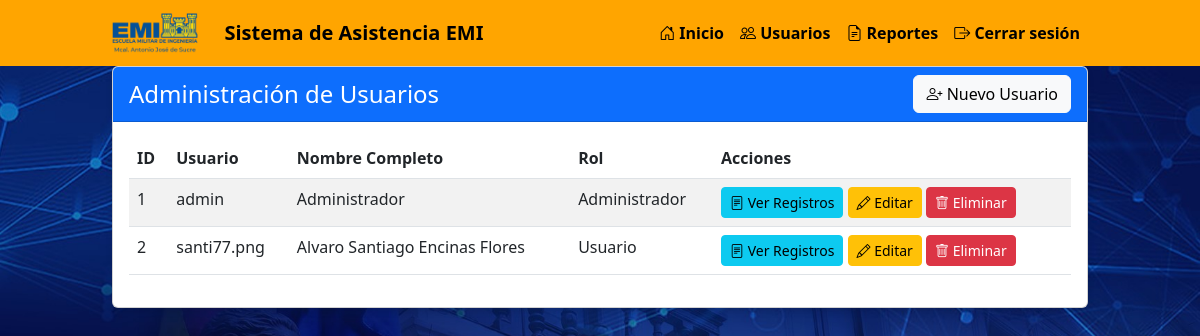
Page /admin (signed in) on the earlier database version.
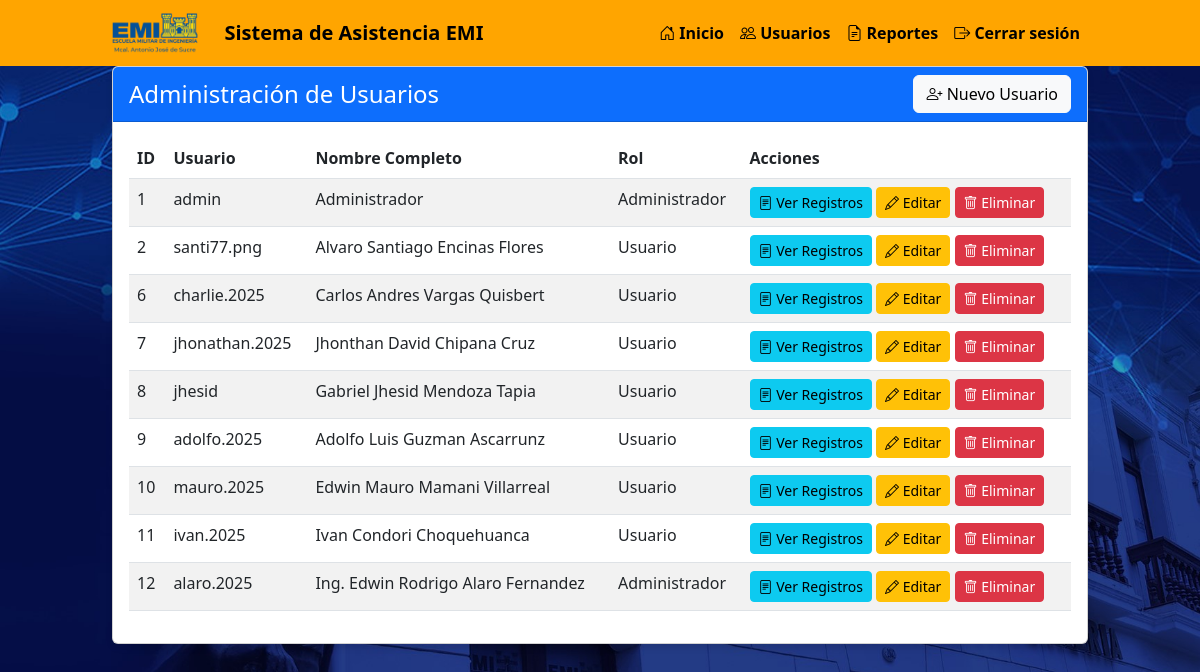
Same page on the later database version.
### tables this page shows
CREATE TABLE users (
        id INTEGER PRIMARY KEY AUTOINCREMENT,
        username TEXT UNIQUE NOT NULL,
        password TEXT NOT NULL,
        full_name TEXT NOT NULL,
        is_admin INTEGER DEFAULT 0
    );

### app.py (the view)
@app.route('/admin')
def admin():
    if 'user_id' not in session or not session.get('is_admin'):
        flash('Acceso no autorizado', 'error')
        return redirect(url_for('index'))
    users = database.get_users()
    return render_template('admin.html', users=users)

### database.py (called while the page is built)
def get_users():
    conn = sqlite3.connect('attendance.db')
    conn.row_factory = sqlite3.Row
    c = conn.cursor()
    c.execute("SELECT id, username, full_name, is_admin FROM users")
    users = c.fetchall()
    conn.close()
    return users

### templates/admin.html (shortened to what this page needs)
{% extends "layout.html" %}
{% block content %}
<div class="row">
    <div class="col-md-12">
        <div class="card">
            <div class="card-header bg-primary text-white d-flex justify-content-between align-items-center">
                <h4 class="mb-0">Administración de Usuarios</h4>
                <button class="btn btn-light" data-bs-toggle="modal" data-bs-target="#addUserModal">
                    <i class="bi bi-person-plus"></i> Nuevo Usuario
                </button>
            </div>
            <div class="card-body">
                <div class="table-responsive">
                    <table class="table table-striped">
                        <thead>
                            <tr>
                                <th>ID</th>
                                <th>Usuario</th>
                                <th>Nombre Completo</th>
                                <th>Rol</th>
                                <th>Acciones</th>
                            </tr>
                        </thead>
                        <tbody>
                            {% for user in users %}
                            <tr>
                                <td>{{ user.id }}</td>
                                <td>{{ user.username }}</td>
                                <td>{{ user.full_name }}</td>
                                <td>{{ 'Administrador' if user.is_admin else 'Usuario' }}</td>
                                <td>
                                    <a href="/admin/reports?user_id={{ user.id }}" class="btn btn-sm btn-info">
                                        <i class="bi bi-file-text"></i> Ver Registros
                                    </a>
                                    <a href="/admin/update_user/{{ user.id }}" class="btn btn-sm btn-warning">
                                        <i class="bi bi-pencil"></i> Editar
                                    </a>
                                    <button class="btn btn-sm btn-danger delete-user" data-id="{{ user.id }}" data-name="{{ user.full_name }}">
                                        <i class="bi bi-trash"></i> Eliminar
                                    </button>
                                </td>
                            </tr>
                            {% else %}
                            <tr>
                                <td colspan="5" class="text-center">No hay usuarios registrados</td>
                            </tr>
                            {% endfor %}
                        </tbody>
                    </table>
                </div>
            </div>
        </div>
    </div>
</div>
{% endblock %}

### templates/layout.html (shortened to what this page needs)
<!DOCTYPE html>
<html lang="es">
<head>
    <link href="https://cdn.jsdelivr.net/npm/bootstrap@5.2.3/dist/css/bootstrap.min.css" rel="stylesheet">
    <link rel="stylesheet" href="https://cdn.jsdelivr.net/npm/bootstrap-icons@1.10.0/font/bootstrap-icons.css">
</head>
<body>
    <nav class="navbar navbar-expand-lg navbar-dark">
        <div class="container">
            <a class="navbar-brand" href="/">
                <img src="/static/images/emi_logo.png" alt="Logo EMI">
                <a class="navbar-brand" href="/">
                    <span style="color: black; font-weight: bold;">Sistema de Asistencia EMI</span>
                </a>            </a>
            {% if session.user_id %}
            <div class="collapse navbar-collapse" id="navbarNav">
                <ul class="navbar-nav ms-auto">
                    <li class="nav-item">
                        <a class="nav-link" href="/"><i class="bi bi-house-door"></i> Inicio</a>
                    </li>
                    {% if session.is_admin %}
                    <li class="nav-item">
                        <a class="nav-link" href="/admin"><i class="bi bi-people"></i> Usuarios</a>
                    </li>
                    <li class="nav-item">
                        <a class="nav-link" href="/admin/reports"><i class="bi bi-file-earmark-text"></i> Reportes</a>
                    </li>
                    {% endif %}
                    <li class="nav-item">
                        <a class="nav-link" href="/logout"><i class="bi bi-box-arrow-right"></i> Cerrar sesión</a>
                    </li>
                </ul>
            </div>
            {% endif %}
        </div>
    </nav>
    <div class="container">
        {% block content %}{% endblock %}
    </div>
</body>
</html>

### templates/layout.html (style rules this page uses)
html, body { height: 100%; margin: 0; padding: 0; background: url('/static/images/fondo.jpg') no-repeat center center fixed; background-size: cover; }
.container { max-width: 1000px; }
.card { box-shadow: 0 4px 6px rgba(0, 0, 0, 0.1); margin-bottom: 20px; }
.navbar { background-color: #FFA500 !important; }
.navbar-brand img { max-height: 40px; margin-right: 10px; }
.navbar .nav-link { color: black !important; font-weight: bold; }

Differences in the rows shown:
added users: id "6", username "charlie.2025", full_name "Carlos Andres Vargas Quisbert", is_admin "Usuario"
added users: id "7", username "jhonathan.2025", full_name "Jhonthan David Chipana Cruz", is_admin "Usuario"
added users: id "8", username "jhesid", full_name "Gabriel Jhesid Mendoza Tapia", is_admin "Usuario"
added users: id "9", username "adolfo.2025", full_name "Adolfo Luis Guzman Ascarrunz", is_admin "Usuario"
added users: id "10", username "mauro.2025", full_name "Edwin Mauro Mamani Villarreal", is_admin "Usuario"
added users: id "11", username "ivan.2025", full_name "Ivan Condori Choquehuanca", is_admin "Usuario"
added users: id "12", username "alaro.2025", full_name "Ing. Edwin Rodrigo Alaro Fernandez", is_admin "Administrador"
